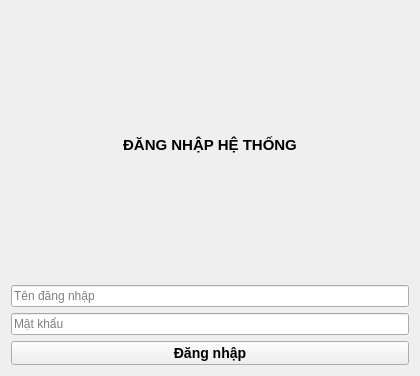
<?xml version="1.0" encoding="UTF-8"?>
<ui version="4.0">
 <class>LoginForm</class>
 <widget class="QWidget" name="LoginForm">
  <property name="geometry">
   <rect>
    <x>0</x>
    <y>0</y>
    <width>420</width>
    <height>376</height>
   </rect>
  </property>
  <property name="windowTitle">
   <string>Hệ Thống Thư Viện - Đăng nhập</string>
  </property>
  <layout class="QVBoxLayout">
   <item>
    <widget class="QLabel" name="label">
     <property name="styleSheet">
      <string>font-size:15px;font-weight:bold</string>
     </property>
     <property name="text">
      <string>ĐĂNG NHẬP HỆ THỐNG</string>
     </property>
     <property name="alignment">
      <set>Qt::AlignCenter</set>
     </property>
    </widget>
   </item>
   <item>
    <widget class="QLineEdit" name="txtUser">
     <property name="placeholderText">
      <string>Tên đăng nhập</string>
     </property>
    </widget>
   </item>
   <item>
    <widget class="QLineEdit" name="txtPass">
     <property name="echoMode">
      <enum>QLineEdit::Password</enum>
     </property>
     <property name="placeholderText">
      <string>Mật khẩu</string>
     </property>
    </widget>
   </item>
   <item>
    <widget class="QPushButton" name="btnLogin">
     <property name="styleSheet">
      <string>font-size:14px;font-weight:bold</string>
     </property>
     <property name="text">
      <string>Đăng nhập</string>
     </property>
    </widget>
   </item>
  </layout>
 </widget>
 <resources/>
 <connections/>
</ui>
